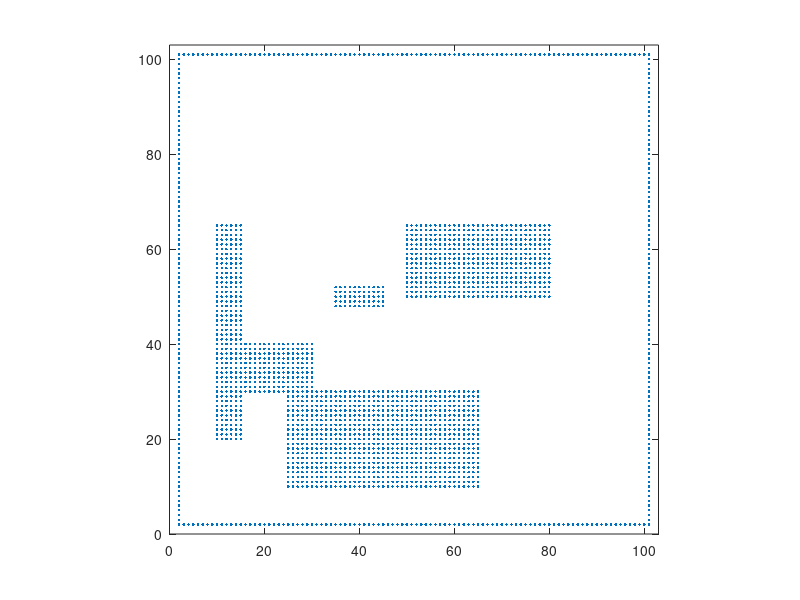

Write MATLAB code to recreate this figure.
% MDP_hw_map.m
%
% Create a map for MDP path planning homework

clear all;

N = 100;
Np = 100 + 2;

map = zeros(Np,Np);        % map dimension

% Initialize walls and obstacle maps as empty
walls = zeros(Np,Np);
obs1 = zeros(Np,Np);
obs2 = zeros(Np,Np);
obs3 = zeros(Np,Np);
goal = zeros(Np,Np);

% Create exterior walls
walls(2,2:N) = 1;
walls(2:N+1,2) = 1;
walls(N+1,2:N+1) = 1;
walls(2:N+1,N+1) = 1;

% Create single obstacle
% obs1(20:40,30:80) = 1; %created by dr. Mclain
% obs1(10:20,60:65) = 1;
obs1(10:30,30:40) = 1; %created by me
obs1(10:15,20:65) = 1;

% Another obstacle
% obs2(45:65,10:45) = 1; %dr. mclains
obs2(25:65,10:30) = 1; %mine

% Another obstacle
obs3(33:92,88:85) = 1;
obs3(50:80,50:65) = 1;

% The goal states
goal(35:45,48:52) = 1;

% Put walls and obstacles into map
map = walls + obs1 + obs2 + obs3 + goal;

% Plot map
% Sort through the cells to determine the x-y locations of occupied cells
[Mm,Nm] = size(map);
xm = [];
ym = [];
    for i = 1:Mm
        for j = 1:Nm
            if map(i,j)
                xm = [xm i];
                ym = [ym j];
            end
        end
    end

figure(1); clf;
plot(xm,ym,'.');
axis([0 Np+1 0 Np+1]);
axis('square'); 


